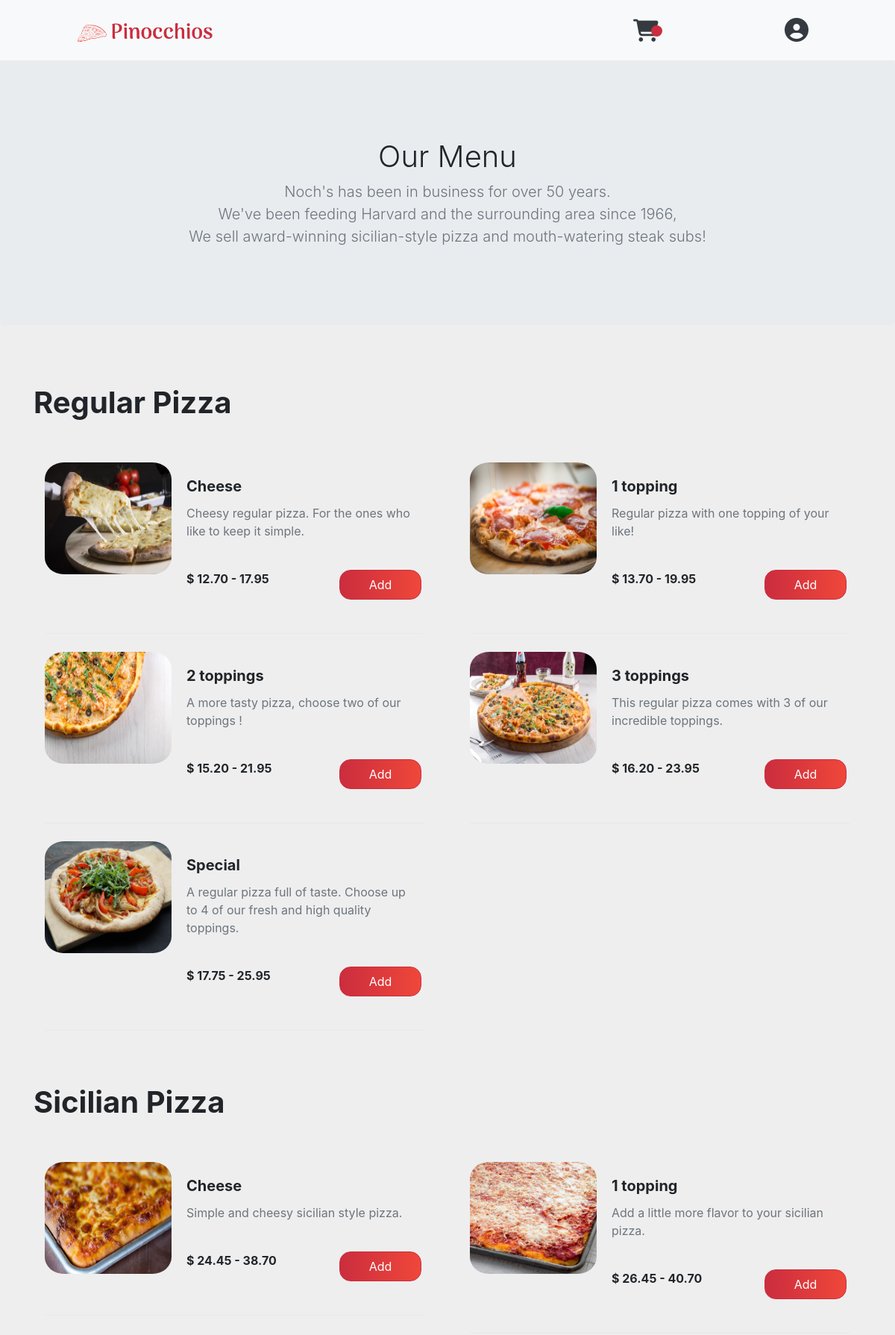
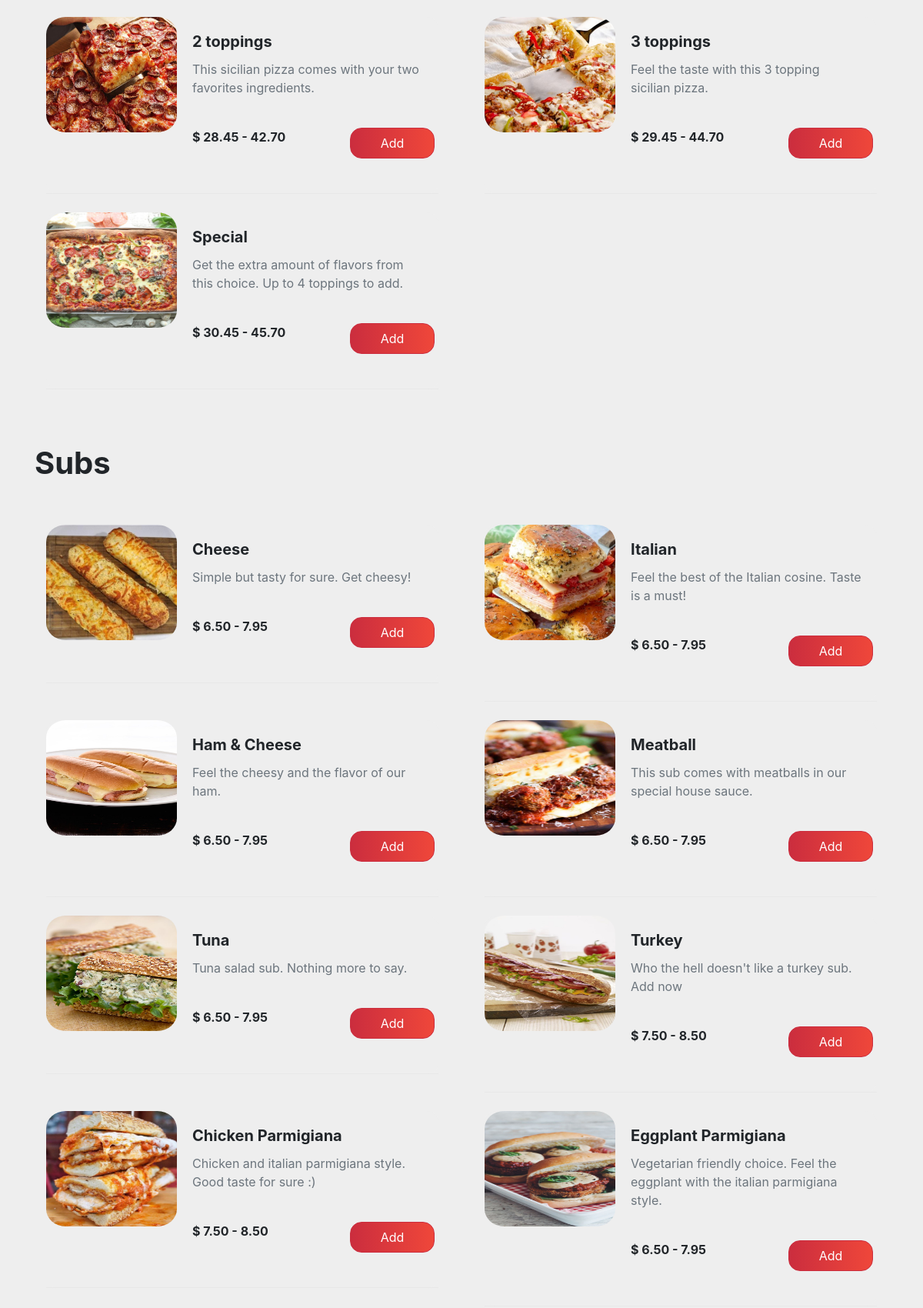
The app's page / (signed in, upper part) with its own data (2 pictures, top to bottom).
### orders/models.py (models this page shows, shortened)
class Category(models.Model):
    name = models.CharField(max_length=64)
    def __str__(self):
        return f"{self.name}"

class Product(models.Model):
    name = models.CharField(max_length=64)
    description = models.TextField(blank=True)
    small_price = models.FloatField()
    large_price = models.FloatField()
    category = models.ForeignKey(Category, related_name='options', on_delete=models.CASCADE, blank=True)
    image = models.ImageField(blank=True, null=True, upload_to='products/')
    max_toppings = models.IntegerField(default=0)

### orders/views.py (the view)
# urls.py: path('', index),
def index(request):
    if request.user.is_authenticated:
        categories_objects = Category.objects.all()
        categories = []
        for category in categories_objects:
            c = {'name': category, 'products': [
                p for p in category.options.all()
            ]}
            categories.append(c)
        context = {
            "categories": categories,
            "username": request.user.username
        }
        return render(request, 'orders/index.html', context=context)
    return redirect('/login')

### orders/templates/orders/index.html (shortened to what this page needs)
{% extends 'orders/base.html' %}
{% load widget_tweaks %}
{% load static %}
{% block content %}
    <nav class="navbar navbar-light sticky-top bg-light">
        <div class="container col-sm-6">
            <a class="navbar-brand" href="/">
                <img src="{% static 'orders/logo2.png' %}" width="auto" height="55" class="d-inline-block align-top"
                     alt="" loading="lazy">
            </a>
        </div>
        <div class="container col-12 col-sm-4 col-md-3">
            <a href="" class="cart position-relative d-inline-flex float-right" aria-label="View your shopping cart"
               data-toggle="modal" data-target="#cart-modal">
                <i class="fas fa fa-shopping-cart fa-lg"></i>
                <span class="cart-basket d-flex align-items-center justify-content-center" id="cart-count"></span>
            </a>
            <div class="dropdown">
                <button id="user-icon-button" type="button" class="btn dropdown-toggle float-right"
                        data-toggle="dropdown" aria-haspopup="true" aria-expanded="false" data-offset="10,20"><i
                        class='fas fa-user-circle'></i></button>
            </div>
        </div>
    </nav>
    <section class="jumbotron text-center">
  <div class="container">
    <h1 class="my-2">Our Menu</h1>
    <p class="lead text-muted my-2">
      Noch's has been in business for over 50 years.<br> We've been feeding Harvard and the surrounding area since 1966,<br>
      We sell award-winning sicilian-style pizza and mouth-watering steak subs!
    </p>
  </div>
    </section>
    <section id="menu">
        <div class="container">
            {% for c in categories %}
                <h1 class="py-5"><strong>{{ c.name }}</strong></h1>
                <div class="card-deck">
                    {% for p in c.products %}
                        <div class="product-box col-md-12 col-lg-6 mb-4 h-100">
                            <div class="card" style="max-width: 540px;">
                                <div class="row no-gutters">
                                    <div class="col-4">
                                        <img src="{{ p.image.url }}" width="150" height="150" class="card-img">
                                    </div>
                                    <div class="col-8">
                                        <div class="card-body">
                                            <h5 class="card-title"><strong>{{ p.name }}</strong></h5>
                                            <div class="h-100">
                                                <p class="card-text text-muted">{{ p.description }}</p>
                                                <br>
                                            </div>
                                            <div class="row">
                                                <p class="card-text col-8"><strong>$ {{ p.small_price|floatformat:2 }}
                                                    - {{ p.large_price|floatformat:2 }}</strong></p>
                  <button style="margin-bottom:0;" class="col-4 product btn btn-primary button" data-product="{{p.id}}" data-toggle="modal" data-target="#addtocart-modal">Add</button>
                </div>
              </div>
            </div>
          </div>
        </div>
      </div>
      {% endfor %}
    </div>
    {% endfor %}
  </div>
</section>
{% endblock %}

### orders/static/orders/master.css (style rules this page uses)
html, body { height: 100%; background-color: #eeeeee; }
.jumbotron h1 { font-weight: 300; }
@media (min-width: 576px) { .jumbotron { padding: 4rem 2rem; } }
@media (min-width: 768px) { .jumbotron { padding-top: 6rem; padding-bottom: 6rem; } }
.navbar { border-bottom : 1px solid #e5edef; }
.button { border-radius: 15px; background: linear-gradient(to right, #cb2d3e, #ef473a); border-color: #cb2d3e; margin-bottom: 10px; }
a.cart { font-size: 1.5rem; color: #343a40; margin: 15px; }
.cart-basket { font-size: .6rem; position: absolute; top: -6px; right: -5px; width: 15px; height: 15px; color: #fff; background-color: #cb2d3e; border-radius: 50%; }
.dropdown-toggle::after { content: none; }
#user-icon-button { background-color: #f8f9fa; border: none; color: #343a40; font-size: 2rem; cursor: pointer; }
.card { border: none; border-radius: 15px; background-color: #eeeeee; }
.card::after { content: ""; display: block; padding-top: 25px; width: 100%; height: 1px; border-bottom: 1px solid rgba(229, 229, 228, .6); }
.card-img { border-radius: 15%; }

### records on screen
Category: name "Regular Pizza"
Product: image (picture), name "Cheese", description "Cheesy regular pizza. For the ones who like to keep it simple.", small_price "12.70", large_price "17.95"
Product: image (picture), name "1 topping", description "Regular pizza with one topping of your like!", small_price "13.70", large_price "19.95"
Product: image (picture), name "2 toppings", description "A more tasty pizza, choose two of our toppings !", small_price "15.20", large_price "21.95"
Product: image (picture), name "3 toppings", description "This regular pizza comes with 3 of our incredible toppings.", small_price "16.20", large_price "23.95"
Product: image (picture), name "Special", description "A regular pizza full of taste. Choose up to 4 of our fresh and high quality toppings.", small_price "17.75", large_price "25.95"
Category: name "Sicilian Pizza"
Product: image (picture), name "Cheese", description "Simple and cheesy sicilian style pizza.", small_price "24.45", large_price "38.70"
Product: image (picture), name "1 topping", description "Add a little more flavor to your sicilian pizza.", small_price "26.45", large_price "40.70"
Product: image (picture), name "2 toppings", description "This sicilian pizza comes with your two favorites ingredients.", small_price "28.45", large_price "42.70"
Product: image (picture), name "3 toppings", description "Feel the taste with this 3 topping sicilian pizza.", small_price "29.45", large_price "44.70"
Product: image (picture), name "Special", description "Get the extra amount of flavors from this choice. Up to 4 toppings to add.", small_price "30.45", large_price "45.70"
Category: name "Subs"
Product: image (picture), name "Cheese", description "Simple but tasty for sure. Get cheesy!", small_price "6.50", large_price "7.95"
Product: image (picture), name "Italian", description "Feel the best of the Italian cosine. Taste is a must!", small_price "6.50", large_price "7.95"
Product: image (picture), name "Ham & Cheese", description "Feel the cheesy and the flavor of our ham.", small_price "6.50", large_price "7.95"
Product: image (picture), name "Meatball", description "This sub comes with meatballs in our special house sauce.", small_price "6.50", large_price "7.95"
Product: image (picture), name "Tuna", description "Tuna salad sub. Nothing more to say.", small_price "6.50", large_price "7.95"
Product: image (picture), name "Turkey", description "Who the hell doesn't like a turkey sub. Add now", small_price "7.50", large_price "8.50"
Product: image (picture), name "Chicken Parmigiana", description "Chicken and italian parmigiana style. Good taste for sure :)", small_price "7.50", large_price "8.50"
Product: image (picture), name "Eggplant Parmigiana", description "Vegetarian friendly choice. Feel the eggplant with the italian parmigiana style.", small_price "6.50", large_price "7.95"
